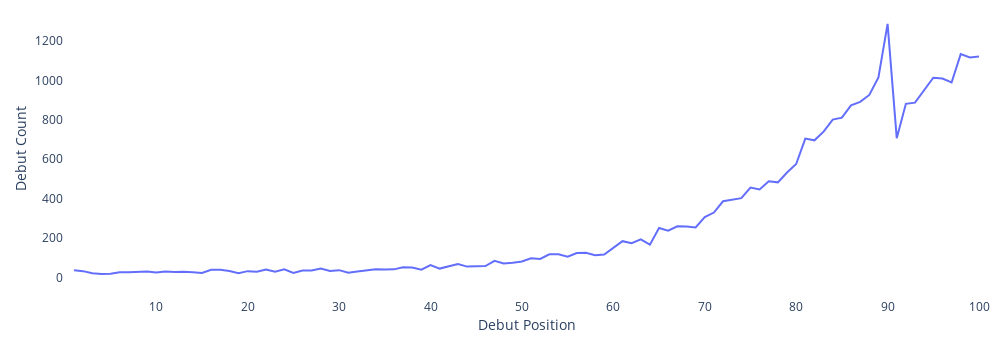

Write notebook code for a chart like this one.
### Code cell
fig = go.Figure(go.Scatter(x=(trend_df == 'New').sum(axis = 1).index + 1,
                           y=(trend_df == 'New').sum(axis = 1),
                           mode='lines',
                           name='lines'))
fig.update_layout(width=1000, 
                  height=350, 
                  plot_bgcolor='rgb(255,255,255)',
                  xaxis_title="Debut Position",
                  yaxis_title="Debut Count",
                  margin={'l':10, 'r':10, 'b':10, 't':10, 'pad':10})
fig.show()
fig.write_html("visuals/new_songs_debut_position.html")

### Figure 1 — Plotly figure (JSON) as saved in the notebook; plotly's stock layout.template omitted (floating-point values rounded to 4 significant figures)
{"data": [{"mode": "lines", "name": "lines", "type": "scatter", "x": [1, 2, 3, 4, 5, 6, 7, 8, 9, 10, 11, 12, 13, 14, 15, 16, 17, 18, 19, 20, 21, 22, 23, 24, 25, 26, 27, 28, 29, 30, 31, 32, 33, 34, 35, 36, 37, 38, 39, 40, 41, 42, 43, 44, 45, 46, 47, 48, 49, 50, 51, 52, 53, 54, 55, 56, 57, 58, 59, 60, 61, 62, 63, 64, 65, 66, 67, 68, 69, 70, 71, 72, 73, 74, 75, 76, 77, 78, 79, 80, 81, 82, 83, 84, 85, 86, 87, 88, 89, 90, 91, 92, 93, 94, 95, 96, 97, 98, 99, 100], "y": [37, 33, 22, 18, 20, 27, 27, 30, 31, 26, 31, 29, 30, 27, 24, 40, 40, 34, 22, 33, 30, 41, 30, 42, 24, 36, 36, 46, 34, 38, 25, 31, 36, 42, 41, 42, 53, 51, 40, 64, 46, 58, 69, 56, 58, 59, 85, 72, 75, 82, 98, 95, 118, 118, 106, 125, 126, 114, 117, 150, 185, 175, 194, 167, 252, 238, 260, 259, 254, 307, 330, 387, 396, 403, 457, 447, 488, 483, 533, 576, 705, 696, 740, 801, 811, 873, 891, 926, 1015, 1286, 707, 881, 887, 952, 1013, 1009, 989, 1133, 1116, 1121]}], "layout": {"height": 350, "margin": {"b": 10, "l": 10, "pad": 10, "r": 10, "t": 10}, "plot_bgcolor": "rgb(255,255,255)", "width": 1000, "xaxis": {"autorange": true, "range": [1, 100], "title": {"text": "Debut Position"}, "type": "linear"}, "yaxis": {"autorange": true, "range": [-52.44, 1356.0], "title": {"text": "Debut Count"}, "type": "linear"}}}
